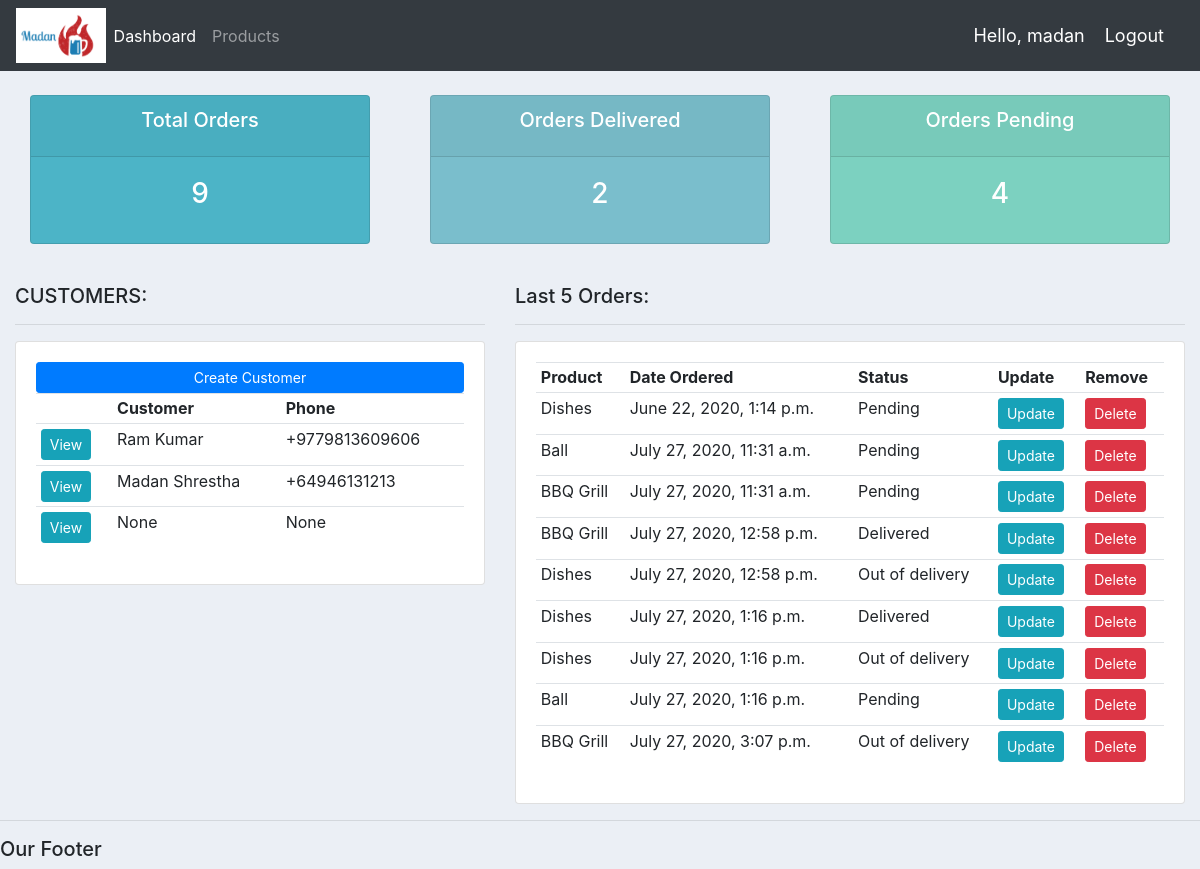
Before: / (signed in) with the older database file.
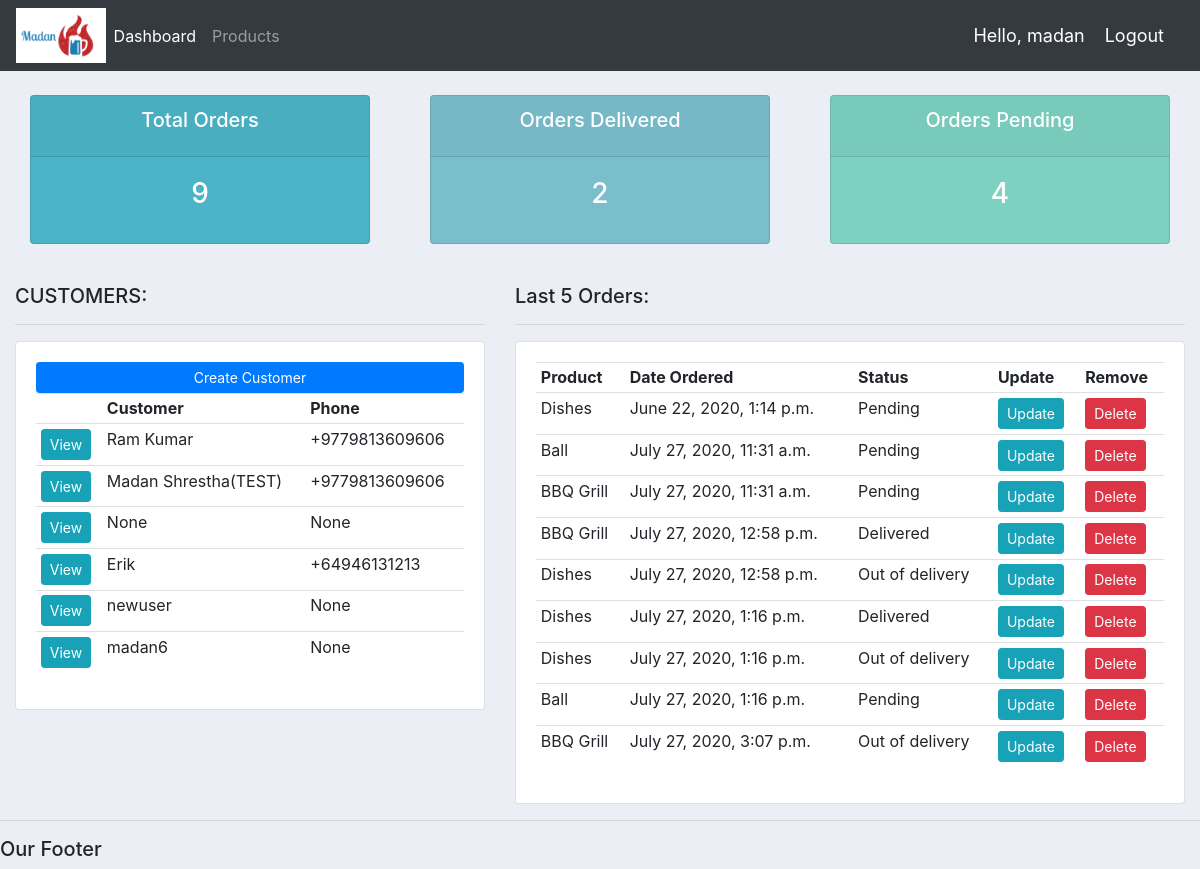
After: the same page with the newer database file.
### accounts/models.py (models this page shows, shortened)
class Customer(models.Model):
    user = models.OneToOneField(User, null=True, blank=True, on_delete=models.CASCADE)
    name = models.CharField(max_length=200, null=True)
    phone = models.CharField(max_length=200, null=True)
    email = models.CharField(max_length=200, null=True)
    profile_pic = models.ImageField(default='profile2.png', null=True, blank=True)
    date_created = models.DateTimeField(auto_now_add=True, null=True)

class Order(models.Model):
    STATUS = (
        ('Pending', 'Pending'),
        ('Out of delivery', 'Out of delivery'),
        ('Delivered', 'Delivered'),
    )
    customer = models.ForeignKey(Customer, null=True, on_delete=models.SET_NULL)
    product = models.ForeignKey(Product, null=True, on_delete=models.SET_NULL)
    date_created = models.DateTimeField(auto_now_add=True, null=True)
    status = models.CharField(max_length=200, null=True, choices=STATUS)
    note = models.CharField(max_length=100, null=True)

class Product(models.Model):
    CATEGORY = (
        ('Indoor', 'Indoor'),
        ('Out Door', 'Out Door'),
    )
    name = models.CharField(max_length=200, null=True)
    price = models.FloatField(null=True)
    category = models.CharField(max_length=200, null=True, choices=CATEGORY)
    description = models.CharField(max_length=200, null=True, blank=True)
    date_created = models.DateTimeField(auto_now_add=True, null=True)
    tags = models.ManyToManyField(Tag)
    def __str__(self):
        return self.name

### accounts/decoraters.py (the view)
    def wrapper_function(request, *args, **kwargs):
        group = None
        if request.user.groups.exists():
            group = request.user.groups.all()[0].name
        if group == 'customer':
            return redirect('user-page')
        if group == 'admin':
            return view_func(request, *args, **kwargs)

### accounts/decoraters.py (called while the page is built)
def admin_only(view_func):
    def wrapper_function(request, *args, **kwargs):
        group = None
        if request.user.groups.exists():
            group = request.user.groups.all()[0].name
        if group == 'customer':
            return redirect('user-page')
        if group == 'admin':
            return view_func(request, *args, **kwargs)
    return wrapper_function

### accounts/views.py (called while the page is built)
@login_required(login_url='login')
@admin_only
def home(request):
    orders = Order.objects.all()
    customers = Customer.objects.all()
    total_customers = customers.count()
    total_orders = orders.count()
    delivered = orders.filter(status='Delivered').count()
    pending = orders.filter(status='Pending').count()
    context = {'orders': orders, 'customers': customers,
               'total_orders': total_orders, 'delivered': delivered,
               'pending': pending}
    return render(request, 'accounts/dashboard.html', context)

### accounts/templates/accounts/dashboard.html
{% extends 'accounts/main.html' %}
{% block content %}
{% include 'accounts/status.html' %}
<br>
<div class="container-fluid">
    <div class="row">
        <div class="col-md-5">
            <h5>CUSTOMERS:</h5>
            <hr>
            <div class="card card-body">
                <a href="" class="btn btn-primary btn-sm btn-block">
                    Create Customer
                </a>
                <table class="table table-sm">
                    <tr>
                        <th></th>
                        <th>Customer</th>
                        <th>Phone</th>
                    </tr>
                    {% for customer in customers %}
                    <tr>
                        <td><a class="btn btn-sm btn-info" href="{% url 'customer' customer.id %}">View</a></td>
                        <td>{{customer.name}}</td>
                        <td>{{customer.phone}}</td>
                    </tr>
                    {% endfor %}
                </table>
            </div>
        </div>
        <div class="col-md-7">
            <h5>Last 5 Orders:</h5>
            <hr>
            <div class="card card-body">
                <table class="table table-sm">
                    <tr>
                        <th>Product</th>
                        <th>Date Ordered</th>
                        <th>Status</th>
                        <th>Update</th>
                        <th>Remove</th>
                    </tr>
                    {% for order in orders %}
                    <tr>
                        <td>{{order.product}}</td>
                        <td>{{order.date_created}}</td>
                        <td>{{order.status}}</td>
                        <td><a href="{% url 'update_order' order.id %}" class="btn btn-sm btn-info">Update</a></td>
                        <td><a href="{% url 'delete_order' order.id %}" class="btn btn-sm btn-danger">Delete</a></td>
                    </tr>
                    {% endfor %}
                </table>
            </div>
        </div>
    </div>
</div>
{% endblock %}

### accounts/templates/accounts/main.html (shortened to what this page needs)
{% load static %}
<html lang="en">
<head>
    <link rel="stylesheet" href="https://stackpath.bootstrapcdn.com/bootstrap/4.3.1/css/bootstrap.min.css">
    <link rel="stylesheet" type="text/css" href="{% static '/css/main.css' %}">
</head>
<body>
{% include 'accounts/navbar.html' %}
{% block content %}
{% endblock %}
<hr>
<h5>Our Footer</h5>
</body>
</html>

### accounts/templates/accounts/navbar.html (shortened to what this page needs)
{% load static %}
<nav class="navbar navbar-expand-lg navbar-dark bg-dark">
    <img src="{% static '/images/logo.png' %}" height="55px">
    <div class="collapse navbar-collapse" id="navbarNav">
        <ul class="navbar-nav">
            {% if request.user.is_staff %}
            <li class="nav-item active">
                <a class="nav-link" href="{% url 'home' %}">Dashboard</a>
            </li>
            <li class="nav-item">
                <a class="nav-link" href="{% url 'products' %}">Products</a>
            </li>
            {% else %}
            <li class="nav-item">
                <a class="nav-link" href="{% url 'account' %}">Settings</a>
            </li>
            {% endif %}
        </ul>
    </div>
    <span class="hello-msg">Hello, {{request.user}}</span>
    <span><a class="hello-msg" href="{% url 'logout' %}">Logout</a></span>
</nav>

### accounts/templates/accounts/status.html
<br>
<div class="container-fluid">
    <div class="row">
        <div class="col">
            <div class="col-md">
                <div class="card text-center text-white mb-3" id="total-orders">
                    <div class="card-header">
                        <h5 class="card-title">Total Orders</h5>
                    </div>
                    <div class="card-body">
                        <h3 class="card-title">{{total_orders}}</h3>
                    </div>
                </div>
            </div>
        </div>
        <div class="col">
            <div class="col-md">
                <div class="card text-center text-white mb-3" id="orders-delivered">
                    <div class="card-header">
                        <h5 class="card-title">Orders Delivered</h5>
                    </div>
                    <div class="card-body">
                        <h3 class="card-title">{{delivered}}</h3>
                    </div>
                </div>
            </div>
        </div>
        <div class="col">
            <div class="col-md">
                <div class="card text-center text-white mb-3" id="orders-pending">
                    <div class="card-header">
                        <h5 class="card-title">Orders Pending</h5>
                    </div>
                    <div class="card-body">
                        <h3 class="card-title">{{pending}}</h3>
                    </div>
                </div>
            </div>
        </div>
    </div>
</div>

### static/css/main.css (style rules this page uses)
body { background-color:#ebeff5; }
#total-orders { background-color:#4cb4c7; }
#orders-delivered { background-color:#7abecc; }
#orders-pending { background-color:#7CD1C0; }

### accounts/templates/accounts/navbar.html (style rules this page uses)
.hello-msg { font-size:18px; color:#fff; margin-right: 20px; }

Changed rows visible on the page:
changed Customer: name "Madan Shrestha" → "Madan Shrestha(TEST)"; phone "+64946131213" → "+9779813609606"
added Customer: name "Erik", phone "+64946131213"
added Customer: name "newuser", phone "None"
added Customer: name "madan6", phone "None"
